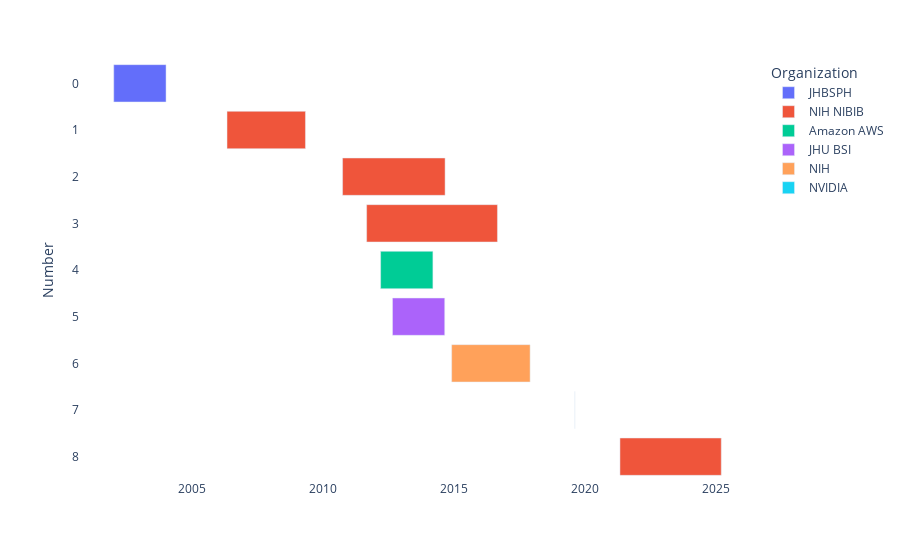

Here is the notebook cell this chart was saved with:
### Markdown cell above
##### E-books
| Title | Publisher | Couathors |
| :--- | :--- |  :--- |
| *Statistical Inference* | Leanpub | |
| *Regression Models* | Leanpub | |
| *Developing Data Products* | Leanpub | |
| *Advanced Linear Models for Data Science* | Leabpub | |
| *Methods in Biostatistics with R* | Leanpub | John Muschelli, Ciprian Crainiceanu |
| *Executive Data Science* | Leanpub | Roger Peng, Jeff Leek |

##### Other
+ PI (roll of executive producer, non-instructor) for the BD2K R25 Genomic Data Science Specialization, fMRI 1 and 2 (Lindquist / Wager), Neurohacking in R (Craininceanu, Sweeney, Muschelli), Neuroscience for Neuroimaging (Baker)
+ swirl: Mentored project by Nick Carchedi intiated during his internship
+ Course notes for Biostatistics 140.651-2 listed on the Johns Hopkins Open Courseware project 

### Research grants
Hover data includes, granting organization, mechanism and title.

### Code cell
grants = pd.read_csv("grants.txt", delimiter="|")
grants = grants.drop([' '], axis = 1)
grants = grants.assign(Number = np.arange(grants.shape[0]))
grants['Start'] = pd.to_datetime(grants['Start'])
grants['Finish'] = pd.to_datetime(grants['Finish'])

fig = px.timeline(grants, x_start="Start", x_end="Finish", y="Number", color="Organization",
                 hover_data = ['Role', 'Start', 'Finish', 'Organization', 'Mechanism', 'Title'])
fig.update_yaxes(autorange="reversed")

fig = fig.update_layout({
    'plot_bgcolor' : 'rgba(0, 0, 0, 0)',
    'paper_bgcolor' : 'rgba(0, 0, 0, 0)'})

fig.show()

### Figure 1 — Plotly figure (JSON) as saved in the notebook; plotly's stock layout.template omitted (floating-point values rounded to 4 significant figures)
{"data": [{"alignmentgroup": "True", "base": ["2002-01-01T00:00:00"], "customdata": [["PI", "JHBSPH", "Faculty Innovation Award", "Monte Carlo and Markov chain Monte Carlo Algorithms for Conditional and Random Effect Models for Categorical Data"]], "hovertemplate": "Organization=%{customdata[1]}<br>Start=%{base}<br>Finish=%{x}<br>Number=%{y}<br>Role=%{customdata[0]}<br>Mechanism=%{customdata[2]}<br>Title=%{customdata[3]}<extra></extra>", "legendgroup": "JHBSPH", "marker": {"color": "#636efa"}, "name": "JHBSPH", "offsetgroup": "JHBSPH", "orientation": "h", "showlegend": true, "textposition": "auto", "type": "bar", "x": [63072000000], "xaxis": "x", "y": [0], "yaxis": "y"}, {"alignmentgroup": "True", "base": ["2006-05-01T00:00:00", "2010-09-30T00:00:00", "2011-09-01T00:00:00", "2021-05-07T00:00:00"], "customdata": [["PI", "NIH NIBIB", "K25 EB003491", "A mentored training program in imaging science"], ["PI", "NIH NIBIB", "R01 EB012547", "Statistical methods for hierarchical large n large p problems"], ["Sub PI", "NIH NIBIB", "P41 EB015909", "Resource for quantitative functional MRI* R01 component of a P41 grant. R01 PIs Caffo/Pekar, P41 PI Van Zijl"], ["PI", "NIH NIBIB", "R01 EB029977", "Statistical methods for structural and functional integration in multi-modal neuroimaging data"]], "hovertemplate": "Organization=%{customdata[1]}<br>Start=%{base}<br>Finish=%{x}<br>Number=%{y}<br>Role=%{customdata[0]}<br>Mechanism=%{customdata[2]}<br>Title=%{customdata[3]}<extra></extra>", "legendgroup": "NIH NIBIB", "marker": {"color": "#EF553B"}, "name": "NIH NIBIB", "offsetgroup": "NIH NIBIB", "orientation": "h", "showlegend": true, "textposition": "auto", "type": "bar", "x": [94608000000, 123638400000, 157766400000, 122169600000], "xaxis": "x", "y": [1, 2, 3, 8], "yaxis": "y"}, {"alignmentgroup": "True", "base": ["2012-03-14T00:00:00"], "customdata": [["PI", "Amazon AWS", "Cloud research grant", "Cloud-Based Development of Neuroimaging Software"]], "hovertemplate": "Organization=%{customdata[1]}<br>Start=%{base}<br>Finish=%{x}<br>Number=%{y}<br>Role=%{customdata[0]}<br>Mechanism=%{customdata[2]}<br>Title=%{customdata[3]}<extra></extra>", "legendgroup": "Amazon AWS", "marker": {"color": "#00cc96"}, "name": "Amazon AWS", "offsetgroup": "Amazon AWS", "orientation": "h", "showlegend": true, "textposition": "auto", "type": "bar", "x": [63072000000], "xaxis": "x", "y": [4], "yaxis": "y"}, {"alignmentgroup": "True", "base": ["2012-08-27T00:00:00"], "customdata": [["CoPI", "JHU BSI", null, "The Center for Quantitative Neuroscience: a core for population neuroanalytics and translational systems neuroscience"]], "hovertemplate": "Organization=%{customdata[1]}<br>Start=%{base}<br>Finish=%{x}<br>Number=%{y}<br>Role=%{customdata[0]}<br>Mechanism=%{customdata[2]}<br>Title=%{customdata[3]}<extra></extra>", "legendgroup": "JHU BSI", "marker": {"color": "#ab63fa"}, "name": "JHU BSI", "offsetgroup": "JHU BSI", "orientation": "h", "showlegend": true, "textposition": "auto", "type": "bar", "x": [62985600000], "xaxis": "x", "y": [5], "yaxis": "y"}, {"alignmentgroup": "True", "base": ["2014-12-01T00:00:00"], "customdata": [["PI", "NIH", "R25 EB020378", "Big Data Education for the Masses: MOOCs, Modules and Intelligent Tutoring Systems"]], "hovertemplate": "Organization=%{customdata[1]}<br>Start=%{base}<br>Finish=%{x}<br>Number=%{y}<br>Role=%{customdata[0]}<br>Mechanism=%{customdata[2]}<br>Title=%{customdata[3]}<extra></extra>", "legendgroup": "NIH", "marker": {"color": "#FFA15A"}, "name": "NIH", "offsetgroup": "NIH", "orientation": "h", "showlegend": true, "textposition": "auto", "type": "bar", "x": [94608000000], "xaxis": "x", "y": [6], "yaxis": "y"}, {"alignmentgroup": "True", "base": ["2019-08-16T00:00:00"], "customdata": [["PI", "NVIDIA", "Hardware grant", "GPU Accelerated Statistical Inference"]], "hovertemplate": "Organization=%{customdata[1]}<br>Start=%{base}<br>Finish=%{x}<br>Number=%{y}<br>Role=%{customdata[0]}<br>Mechanism=%{customdata[2]}<br>Title=%{customdata[3]}<extra></extra>", "legendgroup": "NVIDIA", "marker": {"color": "#19d3f3"}, "name": "NVIDIA", "offsetgroup": "NVIDIA", "orientation": "h", "showlegend": true, "textposition": "auto", "type": "bar", "x": [0], "xaxis": "x", "y": [7], "yaxis": "y"}], "layout": {"autosize": true, "barmode": "overlay", "legend": {"title": {"text": "Organization"}, "tracegroupgap": 0}, "margin": {"t": 60}, "paper_bgcolor": "rgba(0, 0, 0, 0)", "plot_bgcolor": "rgba(0, 0, 0, 0)", "xaxis": {"anchor": "y", "autorange": true, "domain": [0, 1], "range": ["2000-09-16 21:20", "2026-07-05 02:40"], "type": "date"}, "yaxis": {"anchor": "x", "autorange": true, "domain": [0, 1], "range": [8.5, -0.5], "title": {"text": "Number"}, "type": "linear"}}}
